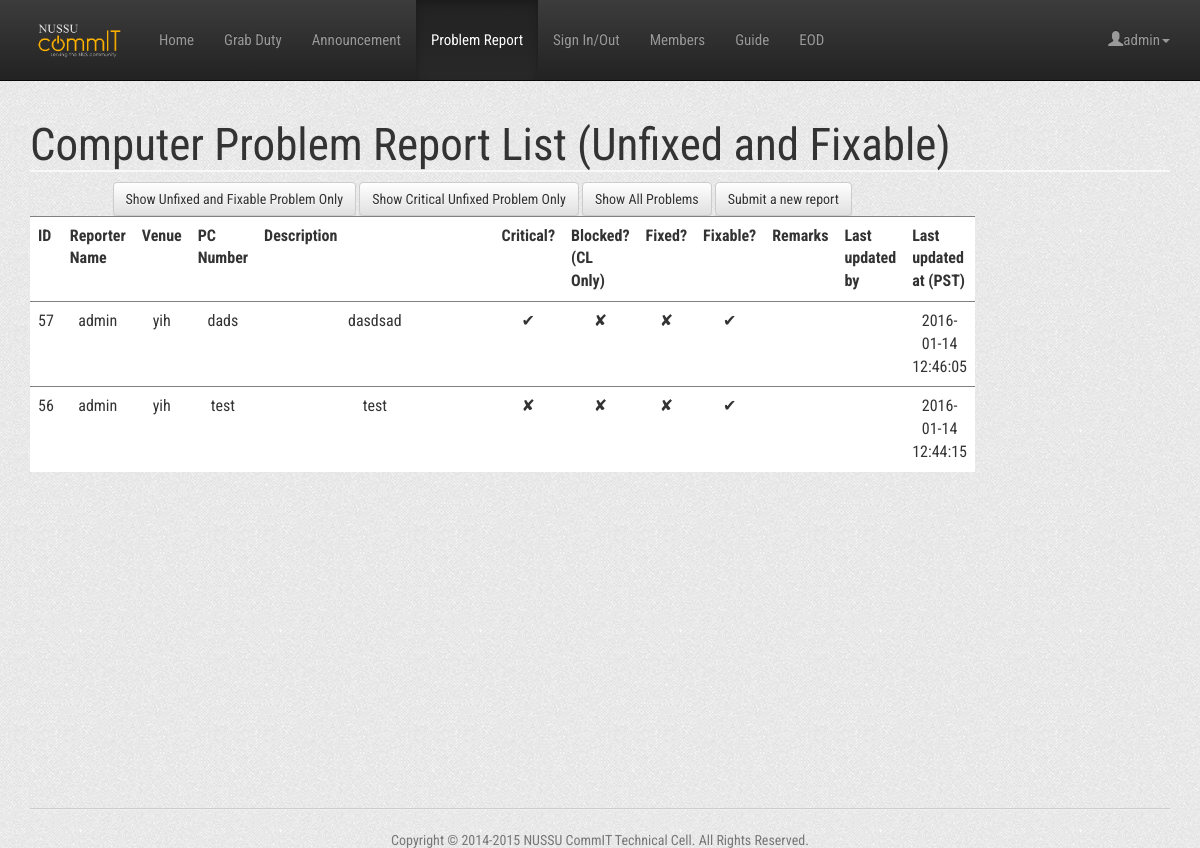
The app's page /reportlist.php (signed in), older data.
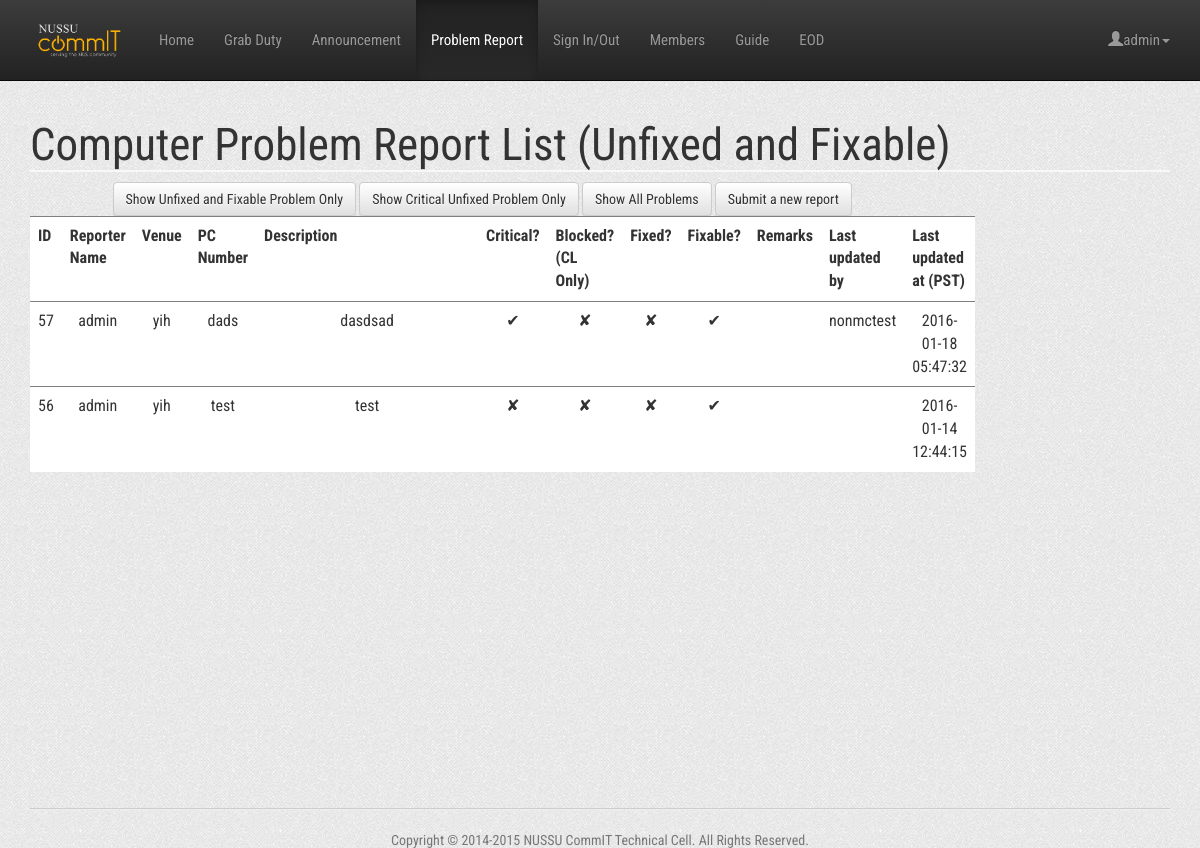
The same page, newer data.
### tables this page shows
CREATE TABLE IF NOT EXISTS `problems` (
  `id` int(11) NOT NULL,
  `reporter_id` int(11) NOT NULL,
  `venue` varchar(5) NOT NULL,
  `description` varchar(1000) NOT NULL,
  `pc_number` varchar(4) NOT NULL,
  `handler_id` int(11) DEFAULT NULL,
  `blocked` int(11) NOT NULL DEFAULT '0',
  `remarks` varchar(1000) NOT NULL,
  `fixed` int(11) NOT NULL DEFAULT '0',
  `last_updated` timestamp NOT NULL DEFAULT CURRENT_TIMESTAMP ON UPDATE CURRENT_TIMESTAMP,
  `critical` int(11) NOT NULL DEFAULT '1',
  `fixable` int(11) NOT NULL DEFAULT '1'
);

CREATE TABLE IF NOT EXISTS `users` (
  `id` int(11) NOT NULL,
  `name` varchar(40) NOT NULL,
  `matric_number` varchar(30) DEFAULT NULL,
  `contact` varchar(30) DEFAULT NULL COMMENT 'phone number',
  `password` varchar(60) NOT NULL,
  `email` varchar(50) NOT NULL DEFAULT '',
  `is_admin` tinyint(1) NOT NULL DEFAULT '0',
  `cell` varchar(24) NOT NULL DEFAULT 'none',
  `position` varchar(24) NOT NULL DEFAULT 'Subcom',
  `new_ann` int(11) NOT NULL DEFAULT '1',
  `status` int(1) NOT NULL DEFAULT '1' COMMENT 'activation status',
  `temp1` int(11) NOT NULL,
  `temp2` int(11) NOT NULL,
  `tracking` varchar(11) NOT NULL DEFAULT '0',
  `duty` int(11) NOT NULL DEFAULT '1',
  `notification` int(11) NOT NULL DEFAULT '0'
);

### Controller/ProblemController.php (called while the page is built, shortened)
<?php
require_once(dirname(__FILE__).'/../Utils/DBoperation.php');
require_once(dirname(__FILE__).'/UserController.php');
class ProblemController {
    private static $instance;
    private $reportList;
    private function __construct() {
        $this->reportList = new DBOperation("problems");
    }
    public static function getInstance() {
        if (!self::$instance) {
            self::$instance = new self();
        }
        return self::$instance;
    }
    public function getUnfixedReportList() {
        return $this->reportList->get(array('fixed' => 0,
                                            'fixable' => 1));
    }
}
?>

### Utils/DBoperation.php (called while the page is built, shortened)
<?php
require_once(dirname(__FILE__).'/DBhandler.php');
	Class DBOperation
	{
		private $tableName;
		private static $dbHandler;
		public function DBOperation($tableName)
		{
			$this->tableName = $tableName;
			self::$dbHandler = new DBHandler();
		}
                private function commandiseCondition($condition)
                {
                    $conditionCommand = "";
                    foreach ($condition as $key => $value)
                    {
                        if ($conditionCommand != "")
                        {
                            $conditionCommand = $conditionCommand." AND ";
                        }
                        $conditionCommand = $conditionCommand.$key." = \"".$value."\"";
                    }
                    return $conditionCommand;
                }
                public function get($conditions,$sortBy = "")
		{
                    $conditionCommand = $this->commandiseCondition($conditions);
                    $query = "SELECT * FROM ".$this->tableName;
                    if ($conditionCommand != "")
                    {
                        $query = $query." WHERE ".$conditionCommand;
                    }
                    return self::$dbHandler->getQuery($query);
		}
	};
?>

### Utils/DBhandler.php (called while the page is built, shortened)
<?php
Class DBHandler
{
    private $con;
    public function DBHandler()
    {
        $this->con = mysqli_connect(DB_SERVER,DB_USER,DB_PASS,DB_NAME);
    }
    public function getQuery($query)
    {
        $result = mysqli_query($this->con,$query);
        $data = array();
        $i = 0;
        while ($data[$i++] = mysqli_fetch_array($result));
        unset($data[count($data)-1]);
        return $data;
    }
};
?>

### Controller/UserController.php (called while the page is built, shortened)
<?php
include_once(dirname(__FILE__).'/../Model/User.php');
require_once(dirname(__FILE__).'/../Utils/DBoperation.php');
class UserController {
    private static $instance;
    private $userList;
    private function __construct() {
        $this->userList = new DBOperation("users");
    }
    public static function getInstance() {
        if (!self::$instance) {
            self::$instance = new self();
        }
        return self::$instance;
    }
    public function getUserName($userID) {
        $condition = array();
        $condition["id"] = $userID;
        $user = $this->userList->get($condition);
        return $user[0]["name"];
    }
    public function getCell($userID) {
        $condition = array('id' => $userID);
        $user = $this->userList->get($condition);
        return $user[0]["cell"];
    }
}
?>

### reportlist.php (the view, shortened to what the changed rows need)
<?php
    include_once(dirname(__FILE__).'/Controller/ProblemController.php');
    include_once(dirname(__FILE__).'/Controller/UserController.php');
    $problemController = ProblemController::getInstance();
    if (isset($_GET['filter']) && $_GET['filter'] == 'all') {
        $problemList = $problemController->getAllReportList();
    } else if (isset($_GET['filter']) && $_GET['filter'] == 'critical') {
        $problemList = $problemController->getUnfixedCriticalReportList();
    } else {
        $problemList = $problemController->getUnfixedReportList();
    }
    $problemList = array_reverse($problemList);
    $userController = UserController::getInstance();
    $HTML_NO = "&#10008";
    $HTML_YES = "&#10004";
    $canEdit = $userController->getCell($_SESSION['user_id']) == "Technical" ? 1 : 0;
?>
<html>
  <head>
    <link href="includes/css/bootstrap.min.css" rel="stylesheet">
    <link href="includes/css/bootstrap-theme.min.css" rel="stylesheet">
        <link href="includes/css/style.css" rel="stylesheet">
  </head>
    <body>
        <div class="container">
        <div class="row">
            <div class="col-sm-12">
                <h1> Computer Problem Report List <?php
                    if (isset($_GET['filter']) && $_GET['filter'] == 'all') {
                        echo "(All)";
                    } else if (isset($_GET['filter']) && $_GET['filter'] == 'critical') {
                        echo "(Critical)";
                    } else {
                        echo "(Unfixed and Fixable)";
                    }
                ?> </h1>
            </div>
        </div>
        <div class="row row-centered text-centered">
        <div class="col-sm-10">
            <table class='table' style='float:left;'>
                <tr>
                    <th>ID</th>
                    <th>Reporter Name</th>
                    <th>Venue</th>
                    <th>PC Number</th>
                    <th width="200%">Description</th>
                    <th>Critical?</th>
                    <th>Blocked? (CL Only)</th>
                    <th>Fixed?</th>
                    <th>Fixable?</th>
                    <th width="300%">Remarks</th>
                    <th>Last updated by</th>
                    <th>Last updated at (PST)</th>
                </tr>
                <?php
                for ($i = 0; $i < count($problemList); ++$i) {
                    echo "<tr>";
                    echo "<td>".$problemList[$i]['id']."</td>";
                    echo "<td>".$userController->getUserName($problemList[$i]['reporter_id'])."</td>";
                    echo "<td>".$problemList[$i]['venue']."</td>";
                    echo "<td>".$problemList[$i]['pc_number']."</td>";
                    echo "<td>".$problemList[$i]['description']."</td>";
                    $isCritical = $problemList[$i]['critical'] ? $HTML_YES : $HTML_NO;
                    $isBlocked = $problemList[$i]['blocked'] ? $HTML_YES : $HTML_NO;
                    $isFixed = $problemList[$i]['fixed'] ? $HTML_YES : $HTML_NO;
                    $isFixable = $problemList[$i]['fixable'] ? $HTML_YES : $HTML_NO;
                    if ($canEdit) {
                        $params = array_merge($_GET, array("id" => $problemList[$i]['id'], "change" => "critical"));
                        $new_query_string = http_build_query($params);
                        echo "<td><a href='reportlist?$new_query_string'>$isCritical</a></td>";
                    } else {
                        echo "<td>".$isCritical."</td>";
                    }
                    if ($canEdit) {
                        $params = array_merge($_GET, array("id" => $problemList[$i]['id'], "change" => "blocked"));
                        $new_query_string = http_build_query($params);
                        echo "<td><a href='reportlist?$new_query_string'>$isBlocked</a></td>";
                    } else {
                        echo "<td>".$isBlocked."</td>";
                    }
                    if ($canEdit) {
                        $params = array_merge($_GET, array("id" => $problemList[$i]['id'], "change" => "fixed"));
                        $new_query_string = http_build_query($params);
                        echo "<td><a href='reportlist?$new_query_string'>$isFixed</a></td>";
                    } else {
                        echo "<td>".$isFixed."</td>";
                    }
                    if ($canEdit) {
                        $params = array_merge($_GET, array("id" => $problemList[$i]['id'], "change" => "fixable"));
                        $new_query_string = http_build_query($params);
                        echo "<td><a href='reportlist?$new_query_string'>$isFixable</a></td>";
                    } else {
                        echo "<td>".$isFixable."</td>";
                    }
                    if ($canEdit) {
                        echo "<td>";
                        echo $problemList[$i]['remarks'];
                        echo "<textarea form='remarks_form' name='remarks'>";
                        echo "</textarea>";
                        echo "<form method='POST' id='remarks_form'>";
                        echo "<input type='hidden' name='change' value='remarks'>";
                        echo "<input type='hidden' name='id' value='".$problemList[$i]['id']."'>";
                        echo "<input type='submit' value='Change Remark'>";
                        echo "</form>";
                        echo "</td>";
                    } else {
                        echo "<td>".$problemList[$i]['remarks']."</td>";
                    }
                    if (is_null($problemList[$i]['handler_id'])) {
                        echo "<td></td>";
                    } else {
                        echo "<td>".$userController->getUserName($problemList[$i]['handler_id'])."</td>";
                    }
                    echo "<td>".$problemList[$i]['last_updated']."</td>";
                }
                ?>
            </table>
            </div>
            </div></div>
  </body>
</html>

Row changes from the older to the newer data that the page shows:
changed problems "dads": handler_id empty → 3 (drawn); handler.name (not shown) → "nonmctest"; last_updated "2016-01-14 12:46:05" → "2016-01-18 05:47:32"
